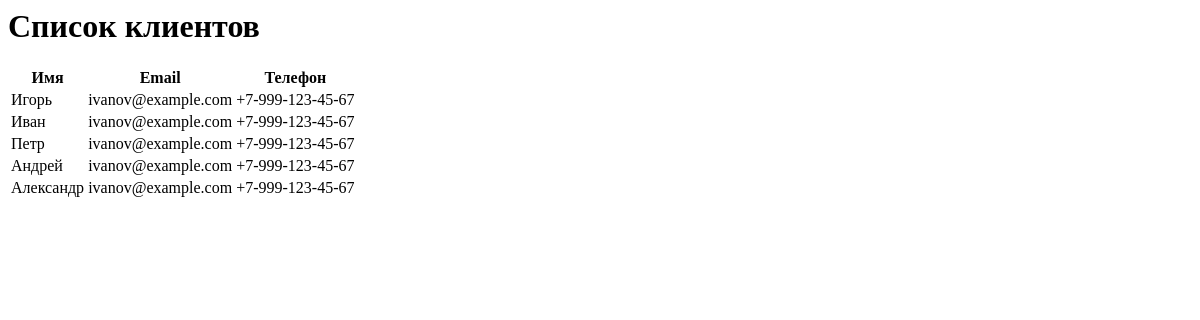
Page /AOP/clients/ on the earlier database version.
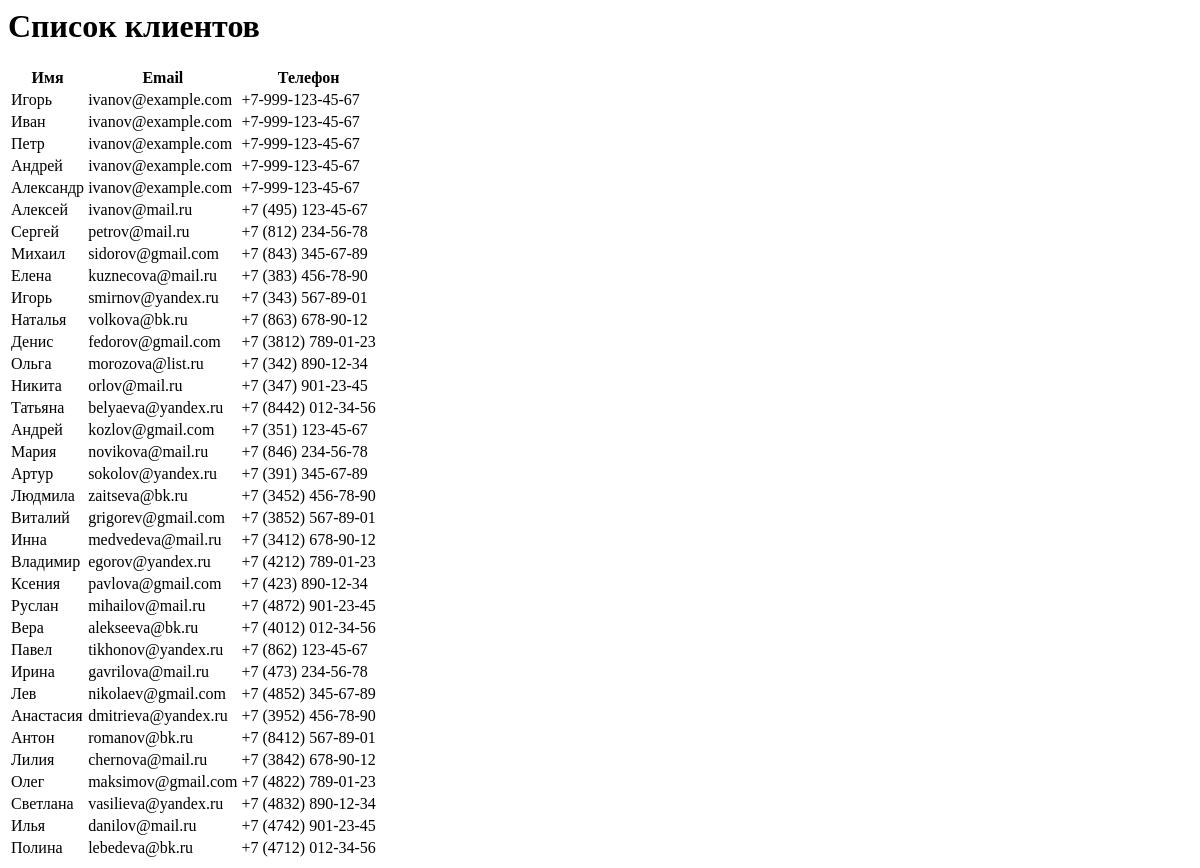
Same page on the later database version.
### AOP/models.py (models this page shows, shortened)
class Client(models.Model):
    client_id = models.AutoField(primary_key=True)
    surname = models.CharField(max_length=30)
    name = models.CharField(max_length=30)
    patronymic = models.CharField(max_length=30, null=True)
    passport = models.CharField(max_length=20)
    address = models.CharField(max_length=100, null=True)
    email = models.EmailField(max_length=254, null=True)
    phone = models.CharField(max_length=30)

### AOP/views.py (the view)
# urls.py: path("clients/", views.client, name="clients"),
def client(request):
    clients = Client.objects.all()
    return render(request, 'AOP/clients.html', {'clients':clients})

### AOP/templates/AOP/clients.html
<h1>Список клиентов</h1>
{% if clients %}
<table>
    <tr>
        <th>Имя</th>
        <th>Email</th>
        <th>Телефон</th>
    </tr>
    {% for client in clients %}
    <tr>
        <td>{{ client.name }}</td>
        <td>{{ client.email }}</td>
        <td>{{ client.phone }}</td>
    </tr>
    {% endfor %}
</table>
{% else %}
<p>Клиенты отсутствуют</p>
{% endif %}

Differences in the rows shown:
added Client: name "Алексей", email "ivanov@mail.ru", phone "+7 (495) 123-45-67"
added Client: name "Сергей", email "petrov@mail.ru", phone "+7 (812) 234-56-78"
added Client: name "Михаил", email "sidorov@gmail.com", phone "+7 (843) 345-67-89"
added Client: name "Елена", email "kuznecova@mail.ru", phone "+7 (383) 456-78-90"
added Client: name "Игорь", email "smirnov@yandex.ru", phone "+7 (343) 567-89-01"
added Client: name "Наталья", email "volkova@bk.ru", phone "+7 (863) 678-90-12"
added Client: name "Денис", email "fedorov@gmail.com", phone "+7 (3812) 789-01-23"
added Client: name "Ольга", email "morozova@list.ru", phone "+7 (342) 890-12-34"
added Client: name "Никита", email "orlov@mail.ru", phone "+7 (347) 901-23-45"
added Client: name "Татьяна", email "belyaeva@yandex.ru", phone "+7 (8442) 012-34-56"
added Client: name "Андрей", email "kozlov@gmail.com", phone "+7 (351) 123-45-67"
added Client: name "Мария", email "novikova@mail.ru", phone "+7 (846) 234-56-78"
added Client: name "Артур", email "sokolov@yandex.ru", phone "+7 (391) 345-67-89"
added Client: name "Людмила", email "zaitseva@bk.ru", phone "+7 (3452) 456-78-90"
added Client: name "Виталий", email "grigorev@gmail.com", phone "+7 (3852) 567-89-01"
added Client: name "Инна", email "medvedeva@mail.ru", phone "+7 (3412) 678-90-12"
added Client: name "Владимир", email "egorov@yandex.ru", phone "+7 (4212) 789-01-23"
added Client: name "Ксения", email "pavlova@gmail.com", phone "+7 (423) 890-12-34"
added Client: name "Руслан", email "mihailov@mail.ru", phone "+7 (4872) 901-23-45"
added Client: name "Вера", email "alekseeva@bk.ru", phone "+7 (4012) 012-34-56"
added Client: name "Павел", email "tikhonov@yandex.ru", phone "+7 (862) 123-45-67"
added Client: name "Ирина", email "gavrilova@mail.ru", phone "+7 (473) 234-56-78"
added Client: name "Лев", email "nikolaev@gmail.com", phone "+7 (4852) 345-67-89"
added Client: name "Анастасия", email "dmitrieva@yandex.ru", phone "+7 (3952) 456-78-90"
added Client: name "Антон", email "romanov@bk.ru", phone "+7 (8412) 567-89-01"
added Client: name "Лилия", email "chernova@mail.ru", phone "+7 (3842) 678-90-12"
added Client: name "Олег", email "maksimov@gmail.com", phone "+7 (4822) 789-01-23"
added Client: name "Светлана", email "vasilieva@yandex.ru", phone "+7 (4832) 890-12-34"
added Client: name "Илья", email "danilov@mail.ru", phone "+7 (4742) 901-23-45"
added Client: name "Полина", email "lebedeva@bk.ru", phone "+7 (4712) 012-34-56"
